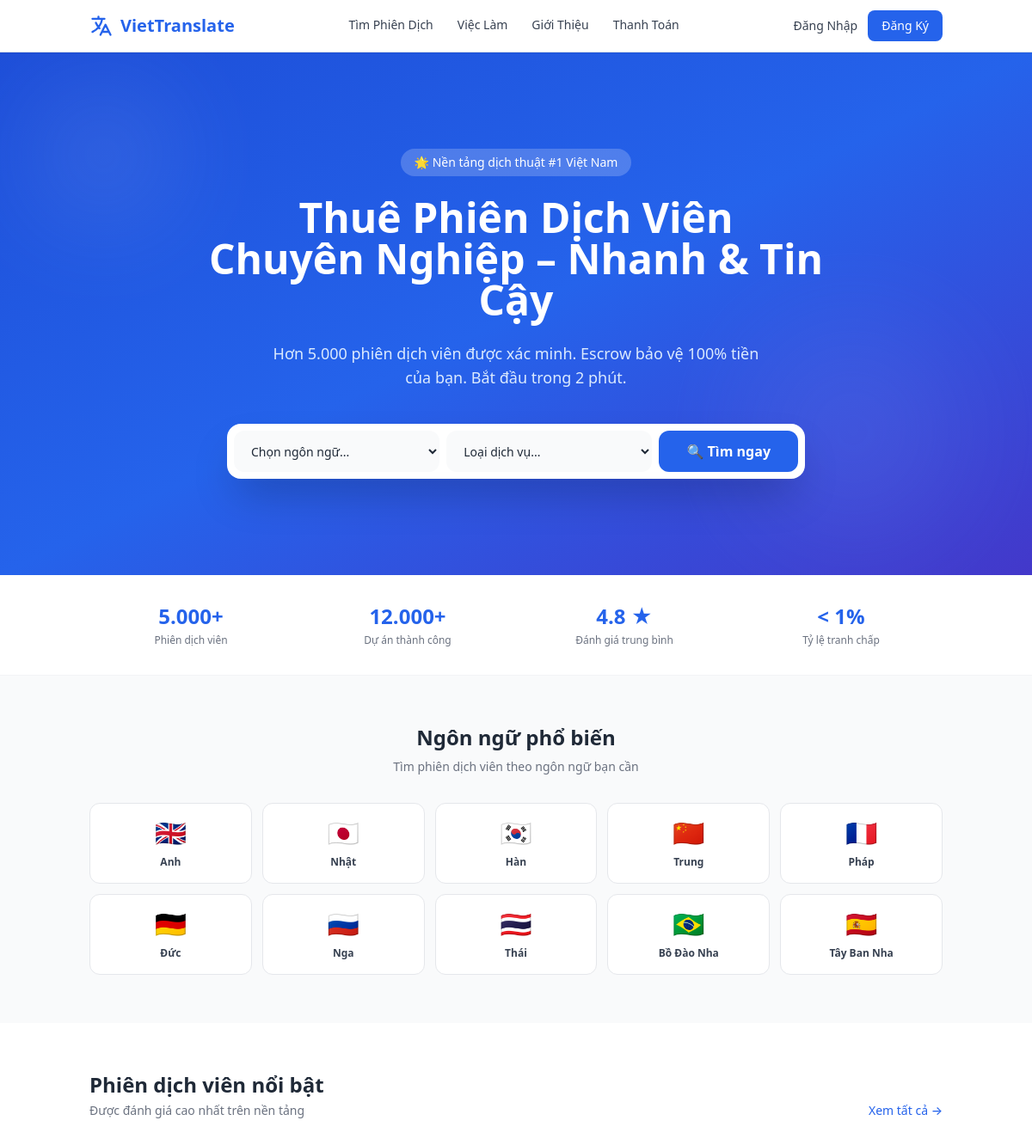
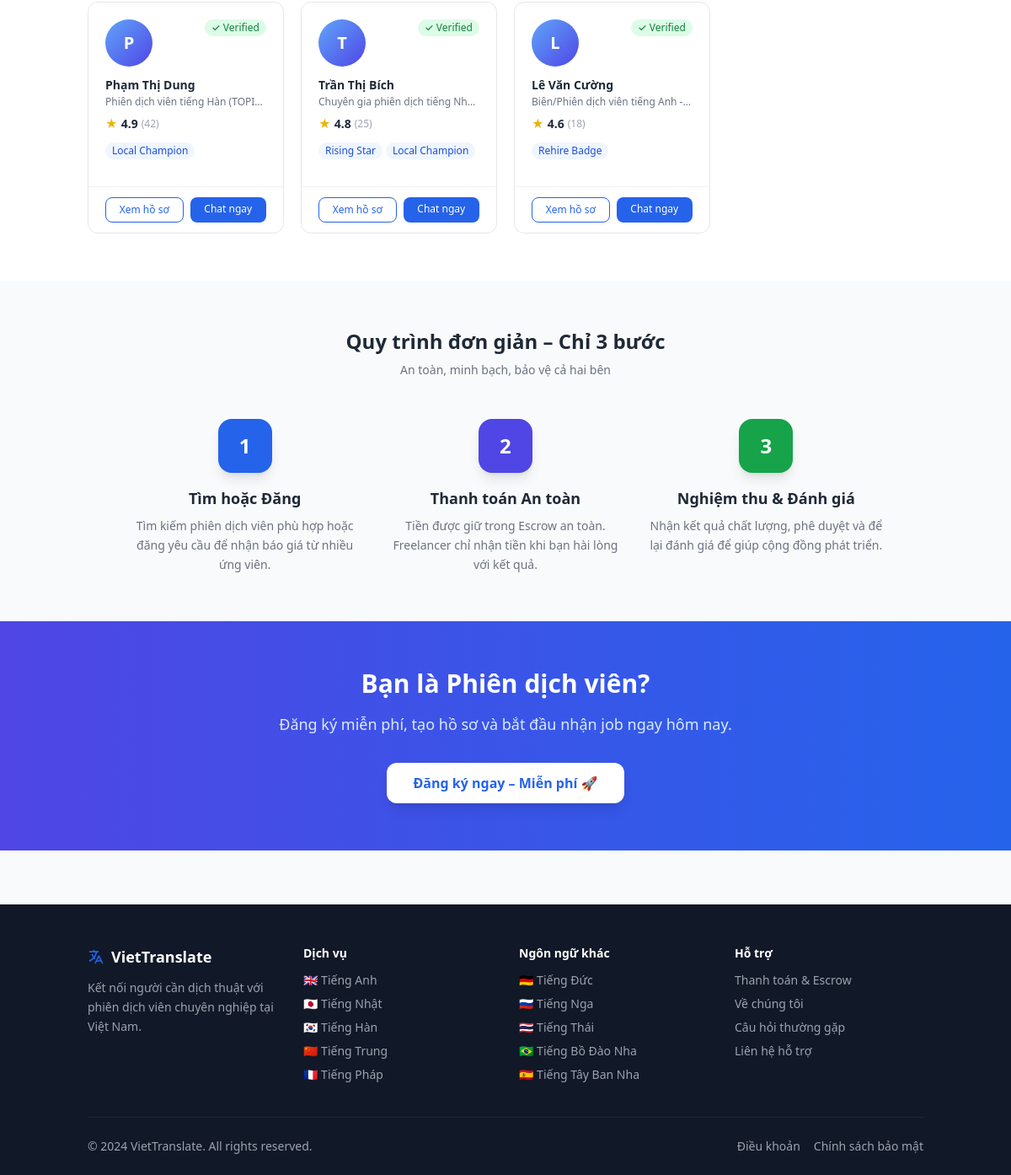
The page / on the database its author committed (2 pictures, top to bottom).
### models.py (models this page shows)
class TranslatorProfile(db.Model):
    id = db.Column(db.Integer, primary_key=True)
    user_id = db.Column(db.Integer, db.ForeignKey('user.id'), nullable=False)
    title = db.Column(db.String(200))
    bio = db.Column(db.Text)
    languages = db.Column(db.String(300))
    badges = db.Column(db.String(200))
    rating = db.Column(db.Float, default=0.0)
    total_reviews = db.Column(db.Integer, default=0)
    total_jobs = db.Column(db.Integer, default=0)
    response_time = db.Column(db.String(50), default='2 giờ')
    is_verified = db.Column(db.Boolean, default=False)
    services = db.relationship('Service', backref='profile', lazy=True)

class User(db.Model):
    id = db.Column(db.Integer, primary_key=True)
    name = db.Column(db.String(100), nullable=False)
    email = db.Column(db.String(120), unique=True, nullable=False)
    password_hash = db.Column(db.String(256), nullable=False)
    phone = db.Column(db.String(20))
    role = db.Column(db.String(20), nullable=False)  # 'hirer', 'translator', 'admin'
    is_admin = db.Column(db.Boolean, default=False)
    is_active = db.Column(db.Boolean, default=True)
    created_at = db.Column(db.DateTime, default=datetime.utcnow)
    profile = db.relationship('TranslatorProfile', backref='user', uselist=False)
    jobs_posted = db.relationship('Job', backref='hirer', lazy=True)
    proposals = db.relationship('Proposal', backref='translator', lazy=True)
    messages_sent = db.relationship('Message', foreign_keys='Message.sender_id', backref='sender', lazy=True)
    direct_messages_sent = db.relationship('DirectMessage', foreign_keys='DirectMessage.sender_id', backref='sender', lazy=True)

### app.py (the view)
@app.route('/')
def index():
    top_translators = TranslatorProfile.query.filter_by(is_verified=True).order_by(
        TranslatorProfile.rating.desc()).limit(4).all()
    return render_template('index.html', top_translators=top_translators)

### app.py (called while the page is built)
@app.context_processor
def inject_globals():
    user = None
    if 'user_id' in session:
        user = User.query.get(session['user_id'])
    return dict(current_user=user, LANGUAGES=LANGUAGES)

### templates/index.html (shortened to what this page needs)
{% extends "base.html" %}
{% block content %}
<section class="relative bg-gradient-to-br from-blue-700 via-blue-600 to-indigo-700 text-white overflow-hidden">
    <div class="absolute inset-0 opacity-10">
        <div class="absolute top-10 left-10 w-40 h-40 bg-white rounded-full blur-3xl"></div>
        <div class="absolute bottom-10 right-20 w-64 h-64 bg-indigo-300 rounded-full blur-3xl"></div>
    </div>
    <div class="relative container mx-auto px-4 py-20 md:py-28">
        <div class="max-w-3xl mx-auto text-center">
            <div class="inline-block bg-white/20 text-white text-sm font-medium px-4 py-1.5 rounded-full mb-6">
                🌟 Nền tảng dịch thuật #1 Việt Nam
            </div>
            <h1 class="text-4xl md:text-5xl font-extrabold leading-tight mb-6">
                Thuê Phiên Dịch Viên<br class="hidden md:block"> Chuyên Nghiệp – Nhanh & Tin Cậy
            </h1>
            <p class="text-lg text-blue-100 mb-10 max-w-xl mx-auto">
                Hơn 5.000 phiên dịch viên được xác minh. Escrow bảo vệ 100% tiền của bạn. Bắt đầu trong 2 phút.
            </p>
            <div class="bg-white rounded-2xl p-2 flex flex-col md:flex-row gap-2 shadow-2xl max-w-2xl mx-auto">
                <select id="qs-lang" class="flex-1 px-4 py-3 text-gray-800 text-sm rounded-xl focus:outline-none focus:ring-2 focus:ring-blue-300 bg-gray-50">
                    <option value="">Chọn ngôn ngữ...</option>
                </select>
                <select id="qs-type" class="flex-1 px-4 py-3 text-gray-800 text-sm rounded-xl focus:outline-none focus:ring-2 focus:ring-blue-300 bg-gray-50">
                    <option value="">Loại dịch vụ...</option>
                </select>
                <button onclick="quickSearch()" class="bg-primary text-white font-bold px-8 py-3 rounded-xl hover:bg-blue-700 transition whitespace-nowrap">
                    🔍 Tìm ngay
                </button>
            </div>
        </div>
    </div>
</section>
<section class="bg-white border-b border-gray-100">
    <div class="container mx-auto px-4 py-6">
        <div class="grid grid-cols-2 md:grid-cols-4 gap-4 text-center">
            <div class="py-2">
                <p class="text-2xl font-bold text-primary">5.000+</p>
                <p class="text-xs text-gray-500 mt-1">Phiên dịch viên</p>
            </div>
            <div class="py-2">
                <p class="text-2xl font-bold text-primary">12.000+</p>
                <p class="text-xs text-gray-500 mt-1">Dự án thành công</p>
            </div>
            <div class="py-2">
                <p class="text-2xl font-bold text-primary">4.8 ★</p>
                <p class="text-xs text-gray-500 mt-1">Đánh giá trung bình</p>
            </div>
            <div class="py-2">
                <p class="text-2xl font-bold text-primary">&lt; 1%</p>
                <p class="text-xs text-gray-500 mt-1">Tỷ lệ tranh chấp</p>
            </div>
        </div>
    </div>
</section>
<section class="py-14 bg-gray-50">
    <div class="container mx-auto px-4">
        <h2 class="text-2xl font-bold text-center mb-2">Ngôn ngữ phổ biến</h2>
        <p class="text-gray-500 text-center text-sm mb-8">Tìm phiên dịch viên theo ngôn ngữ bạn cần</p>
        <div class="grid grid-cols-3 md:grid-cols-5 gap-3">
            {% for lang, flag, cert in LANGUAGES %}
            <a href="{{ url_for('translator_list', lang=lang) }}"
               class="card-hover bg-white rounded-xl p-4 text-center border border-gray-200 hover:border-primary group">
                <div class="text-3xl mb-2">{{ flag }}</div>
                <p class="text-xs font-semibold text-gray-700 group-hover:text-primary">{{ lang.replace('Tiếng ', '') }}</p>
            </a>
            {% endfor %}
        </div>
    </div>
</section>
{% if top_translators %}
<section class="py-14 bg-white">
    <div class="container mx-auto px-4">
        <div class="flex justify-between items-end mb-8">
            <div>
                <h2 class="text-2xl font-bold mb-1">Phiên dịch viên nổi bật</h2>
                <p class="text-gray-500 text-sm">Được đánh giá cao nhất trên nền tảng</p>
            </div>
            <a href="{{ url_for('translator_list') }}" class="text-sm text-primary font-medium hover:underline">Xem tất cả →</a>
        </div>
        <div class="grid grid-cols-1 sm:grid-cols-2 lg:grid-cols-4 gap-5">
            {% for profile in top_translators %}
            <div class="card-hover bg-white rounded-xl border border-gray-200 overflow-hidden">
                <div class="p-5">
                    <div class="flex justify-between items-start mb-3">
                        <div class="w-14 h-14 rounded-full bg-gradient-to-br from-blue-400 to-indigo-600 flex items-center justify-center text-white text-xl font-bold">
                            {{ profile.user.name[0]|upper }}
                        </div>
                        {% if profile.is_verified %}
                        <span class="bg-green-100 text-green-700 text-xs px-2 py-0.5 rounded-full font-medium">✓ Verified</span>
                        {% endif %}
                    </div>
                    <h3 class="font-bold text-gray-800 text-sm mb-0.5">{{ profile.user.name }}</h3>
                    <p class="text-xs text-gray-500 mb-2 line-clamp-1">{{ profile.title }}</p>
                    <div class="flex items-center gap-1 text-yellow-500 text-sm mb-3">
                        <span>★</span>
                        <span class="font-bold text-gray-800">{{ profile.rating }}</span>
                        <span class="text-gray-400 text-xs">({{ profile.total_reviews }})</span>
                    </div>
                    {% if profile.badges %}
                    <div class="flex flex-wrap gap-1 mb-3">
                        {% for b in profile.badges.split(',')[:2] %}
                        <span class="text-xs bg-blue-50 text-blue-700 px-2 py-0.5 rounded-full">{{ b.strip() }}</span>
                        {% endfor %}
                    </div>
                    {% endif %}
                </div>
                <div class="border-t border-gray-100 px-5 py-3 flex gap-2">
                    <a href="{{ url_for('translator_profile', profile_id=profile.id) }}" class="flex-1 text-center text-xs font-medium text-primary border border-primary rounded-lg py-1.5 hover:bg-blue-50 transition">Xem hồ sơ</a>
                    <a href="{{ url_for('direct_chat', translator_user_id=profile.user_id) }}" class="flex-1 text-center text-xs font-medium text-white bg-primary rounded-lg py-1.5 hover:bg-blue-700 transition">Chat ngay</a>
                </div>
            </div>
            {% endfor %}
        </div>
    </div>
</section>
{% endif %}
<section class="py-14 bg-gray-50">
    <div class="container mx-auto px-4">
        <h2 class="text-2xl font-bold text-center mb-2">Quy trình đơn giản – Chỉ 3 bước</h2>
        <p class="text-gray-500 text-center text-sm mb-12">An toàn, minh bạch, bảo vệ cả hai bên</p>
        <div class="grid md:grid-cols-3 gap-8 max-w-4xl mx-auto">
            <div class="text-center">
                <div class="w-16 h-16 mx-auto mb-4 bg-blue-600 text-white rounded-2xl flex items-center justify-center text-2xl font-bold shadow-lg">1</div>
                <h3 class="font-bold text-lg mb-2">Tìm hoặc Đăng</h3>
                <p class="text-gray-500 text-sm leading-relaxed">Tìm kiếm phiên dịch viên phù hợp hoặc đăng yêu cầu để nhận báo giá từ nhiều ứng viên.</p>
            </div>
            <div class="text-center">
                <div class="w-16 h-16 mx-auto mb-4 bg-indigo-600 text-white rounded-2xl flex items-center justify-center text-2xl font-bold shadow-lg">2</div>
                <h3 class="font-bold text-lg mb-2">Thanh toán An toàn</h3>
                <p class="text-gray-500 text-sm leading-relaxed">Tiền được giữ trong Escrow an toàn. Freelancer chỉ nhận tiền khi bạn hài lòng với kết quả.</p>
            </div>
            <div class="text-center">
                <div class="w-16 h-16 mx-auto mb-4 bg-green-600 text-white rounded-2xl flex items-center justify-center text-2xl font-bold shadow-lg">3</div>
                <h3 class="font-bold text-lg mb-2">Nghiệm thu & Đánh giá</h3>
                <p class="text-gray-500 text-sm leading-relaxed">Nhận kết quả chất lượng, phê duyệt và để lại đánh giá để giúp cộng đồng phát triển.</p>
            </div>
        </div>
    </div>
</section>
<section class="py-14 bg-gradient-to-r from-indigo-600 to-blue-600 text-white">
    <div class="container mx-auto px-4 text-center">
        <h2 class="text-3xl font-bold mb-4">Bạn là Phiên dịch viên?</h2>
        <p class="text-blue-100 mb-8 text-lg">Đăng ký miễn phí, tạo hồ sơ và bắt đầu nhận job ngay hôm nay.</p>
        <a href="{{ url_for('register') }}" class="inline-block bg-white text-primary font-bold px-8 py-3 rounded-xl hover:bg-gray-50 transition shadow-lg">
            Đăng ký ngay – Miễn phí 🚀
        </a>
    </div>
</section>
{% endblock %}

### templates/base.html (style rules this page uses)
body { font-family:'Segoe UI',system-ui,-apple-system,sans-serif }
.card-hover { transition:transform .2s,box-shadow .2s }

### rows shown on the page
TranslatorProfile: user "P", is_verified "✓ Verified", user.name "Phạm Thị Dung", title "Phiên dịch viên tiếng Hàn…", rating "4.9", total_reviews "42", strip "Local Champion"
TranslatorProfile: user "T", is_verified "✓ Verified", user.name "Trần Thị Bích", title "Chuyên gia phiên dịch tiếng…", rating "4.8", total_reviews "25", strip "Rising Star" "Local Champion"
TranslatorProfile: user "L", is_verified "✓ Verified", user.name "Lê Văn Cường", title "Biên/Phiên dịch viên tiếng Anh…", rating "4.6", total_reviews "18", strip "Rehire Badge"

### other values the page prints
{{ flag }} "🇬🇧" "🇯🇵" "🇰🇷" "🇨🇳" "🇫🇷" "🇩🇪" "🇷🇺" "🇹🇭" "🇧🇷" "🇪🇸"
{{ lang.replace('Tiếng ', '') }} "Anh" "Nhật" "Hàn" "Trung" "Pháp" "Đức" "Nga" "Thái" "Bồ Đào Nha" "Tây Ban Nha"
{{ flag }} "🇬🇧" "🇯🇵" "🇰🇷" "🇨🇳" "🇫🇷"
{{ lang }} "Tiếng Anh" "Tiếng Nhật" "Tiếng Hàn" "Tiếng Trung" "Tiếng Pháp"
{{ flag }} "🇩🇪" "🇷🇺" "🇹🇭" "🇧🇷" "🇪🇸"
{{ lang }} "Tiếng Đức" "Tiếng Nga" "Tiếng Thái" "Tiếng Bồ Đào Nha" "Tiếng Tây Ban Nha"
